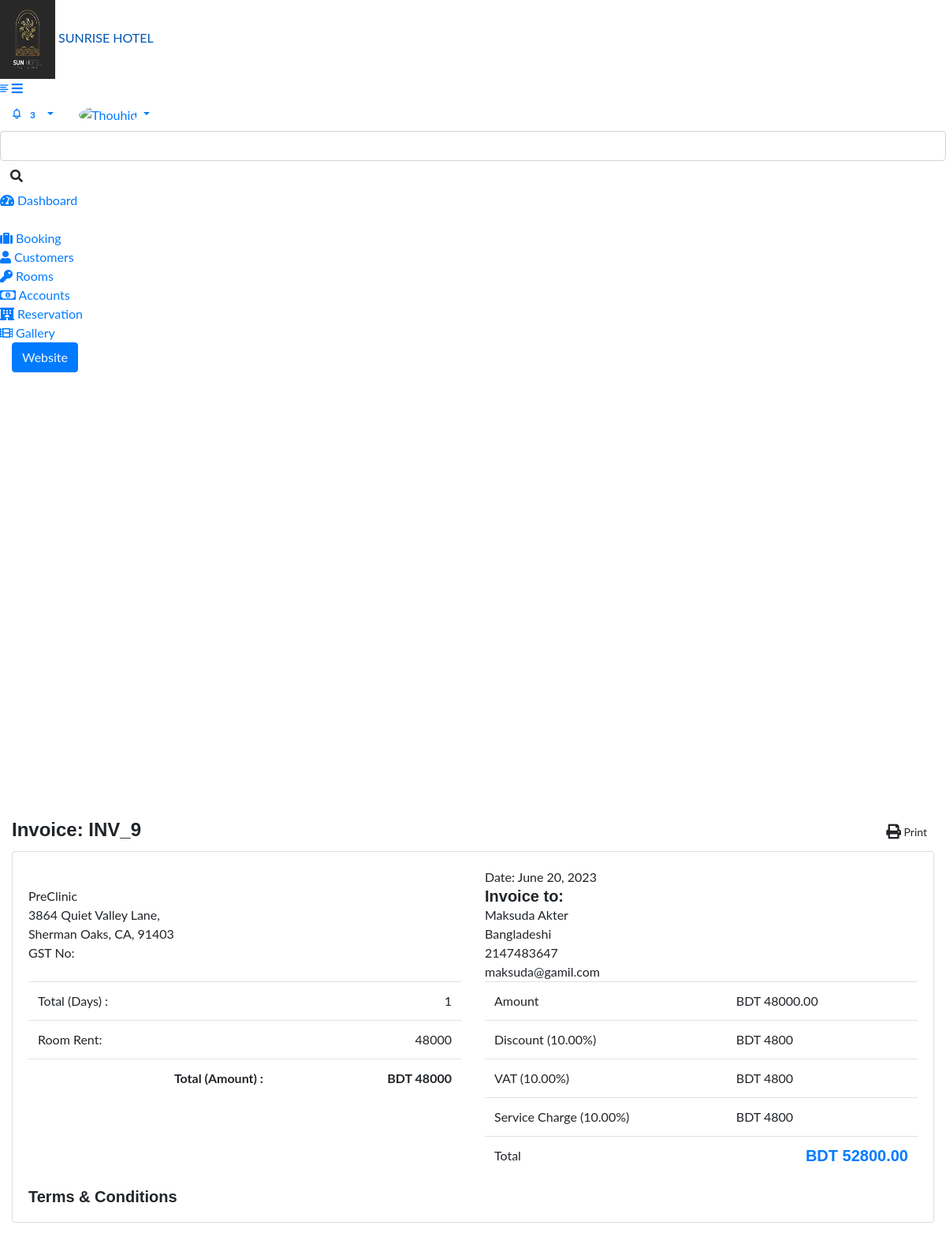
Screenshot of /admin/invoice-view.php (signed in) with the database file from the repository.
### tables this page shows
CREATE TABLE `tbl_invoice` (
  `id` int(11) NOT NULL,
  `num_days` int(11) DEFAULT NULL,
  `invoice_number` varchar(255) DEFAULT NULL,
  `customer_id` int(11) NOT NULL,
  `amount` decimal(10,2) NOT NULL,
  `discount` decimal(10,2) NOT NULL DEFAULT 0.00,
  `vat` decimal(10,2) NOT NULL DEFAULT 0.00,
  `service_charge` decimal(10,2) NOT NULL DEFAULT 0.00,
  `total` decimal(10,2) NOT NULL,
  `created_at` datetime NOT NULL,
  `created_by` varchar(255) NOT NULL,
  `updated_at` datetime NOT NULL,
  `updated_by` varchar(255) NOT NULL,
  `deleted_at` datetime NOT NULL
);

CREATE TABLE `tbl_customer` (
  `id` int(11) NOT NULL,
  `first_name` varchar(255) DEFAULT NULL,
  `last_name` varchar(255) DEFAULT NULL,
  `email` varchar(255) DEFAULT NULL,
  `nationality` varchar(255) DEFAULT NULL,
  `nid_no` varchar(255) DEFAULT NULL,
  `contact_no` varchar(255) DEFAULT NULL,
  `created_at` datetime NOT NULL,
  `created_by` varchar(255) NOT NULL,
  `updated_at` datetime NOT NULL,
  `updated_by` varchar(255) NOT NULL,
  `deleted_at` datetime NOT NULL
);

### class/crud.php (called while the page is built, shortened)
<?php
    class crud{
        private $host='localhost';
        private $user='root';
        private $password='';
        private $database='hotel';
        private $connection;
        public function __construct(){
            $this->connection=new mysqli($this->host,$this->user,$this->password,$this->database);
        }
        public function common_select_single($table,$fields='*',$condition=false,$sort_field=false,$sort='ASC'){
            $result="";
            $error=false;
            $sql="select $fields from $table where deleted_at is null ";
            if(is_array($condition)){
                $sql.=" and ";
                foreach($condition as $k=>$v){
                    $sql.="$k='$v' and ";
                }
                $sql=rtrim($sql,'and ');
            }
            $rs=$this->connection->query($sql);
            if($rs){
                if($rs->num_rows > 0){
                    while($r=$rs->fetch_object()){
                        $result=$r;
                    }
                }
            }else{
                $error=$this->connection->error();
            }
            $return = array('data'=>$result,'error'=>$error);
            return $return;
        }
    }
?>

### admin/invoice-view.php (the view, shortened to what this page needs)
<?php require_once('include/header.php') ?>
<?php require_once('include/sidebar.php') ?>
<?php
	$rs=$mysqli->common_select_single("tbl_invoice");
	$d=$rs['data'];
	$where['id']=$d->customer_id;
	$rs=$mysqli->common_select_single("tbl_customer","*",$where);
	$custd=$rs['data'];
?>
<div class="page-wrapper">
	<div class="content container-fluid">
		<div class="page-header">
			<div class="row align-items-center">
				<div class="col-sm-5 col-4">
					<div class="mt-5">
						<h4 class="card-title float-left mt-2">Invoice: <?= $d->invoice_number ?></h4>
					</div>
				</div>
				<div class="col-sm-7 col-8 text-right">
					<div class="mt-5">
						<div class="btn-group btn-group-sm">
							<button class="btn btn-white"><i class="fas fa-print fa-lg"></i> Print</button>
						</div>
					</div>
				</div>
			</div>
		</div>
		<div class="row">
			<div class="col-md-12">
				<div class="card">
					<div class="card-body">
						<div class="row custom-invoice">
							<div class="col-6 col-sm-6 m-b-20">
								<ul class="list-unstyled">
									<li>PreClinic</li>
									<li>3864 Quiet Valley Lane,</li>
									<li>Sherman Oaks, CA, 91403</li>
									<li>GST No:</li>
								</ul>
							</div>
							<div class="col-6 col-sm-6 m-b-20">
								<div class="invoice-details">
									<ul class="list-unstyled">
										<li>Date: <span><?= date("F d, Y",strtotime($d->created_at)) ?></span></li>
									</ul>
								</div>
								<h5>Invoice to:</h5>
								<ul class="list-unstyled">
									<li><span><?= $custd->first_name ?> <?= $custd->last_name ?></span></li>
									<li><?= $custd->nationality ?></li>
									<li><?= $custd->contact_no ?></li>
									<li><?= $custd->email ?></li>
								</ul>
							</div>
						</div>
						<div class="table-responsive">
						<div class="row">
								<div class="col-sm-6">
									<table class="table">
										<tr>
											<td>Total (Days) :</td>
											<td class="text-right"><?= $d->num_days ?></td>
										</tr>
										<tr>
											<td>Room Rent:</td>
											<td class="text-right"><?= $d->amount/$d->num_days ?></td>
										</tr>
										<tr>
											<td style="font-weight:bold" class="text-right">Total (Amount) :</td>
											<td style="font-weight:bold" class="text-right">BDT <?= $d->amount/$d->num_days ?> </td>
										</tr>
									</table>
								</div>
								<div class="col-sm-6">
									<table class="table">
										<tr>
											<td>Amount</td>
											<td>BDT <?= $d->amount ?></td>
										</tr>
										<tr>
											<td>Discount (<?= $d->discount ?>%)</td>
											<td class="discount"> BDT <?= $d->amount*($d->discount/100) ?> </td>
										</tr>
										<tr>
											<td>VAT (<?= $d->vat ?>%)</td>
											<td class="vat">  BDT <?= $d->amount*($d->vat/100) ?> </td>
										</tr>
										<tr>
											<td>Service Charge (<?= $d->service_charge ?>%)</td>
											<td class="service_charge"> BDT <?= $d->amount*($d->service_charge/100) ?></td>
										</tr>
										<tr>
											<td>Total</td>
											<td class="text-right text-primary"><h5>BDT <?= $d->total ?></h5></td>
										</tr>
									</table>
								</div>
							</div>
						</div>
						<div>
							<div class="invoice-info">
								<h5>Terms & Conditions</h5>
							</div>
						</div>
					</div>
				</div>
			</div>
		</div>
	</div>
</div>
<?php require_once('include/footer.php') ?>

### assets/website/css/style.css (style rules this page uses)
html, body { margin:0; font-size: 100%; font-family: 'Lato', sans-serif; background: #fff; }
h1,h2,h3,h4,h5,h6 { margin:0; font-family: 'Federo', sans-serif; font-weight: 600; }
ul { margin:0; padding:0; }

### rows the page displays
tbl_invoice: invoice_number "INV_9", created_at "June 20, 2023", num_days "1", $d->amount/$d->num_days "48000", amount "48000.00", discount "10.00", $d->amount*($d->discount/100) "4800", vat "10.00", $d->amount*($d->vat/100) "4800", service_charge "10.00", $d->amount*($d->service_charge/100) "4800", total "52800.00"
tbl_customer: first_name "Maksuda", last_name "Akter", nationality "Bangladeshi", contact_no "2147483647", email "maksuda@gamil.com"
